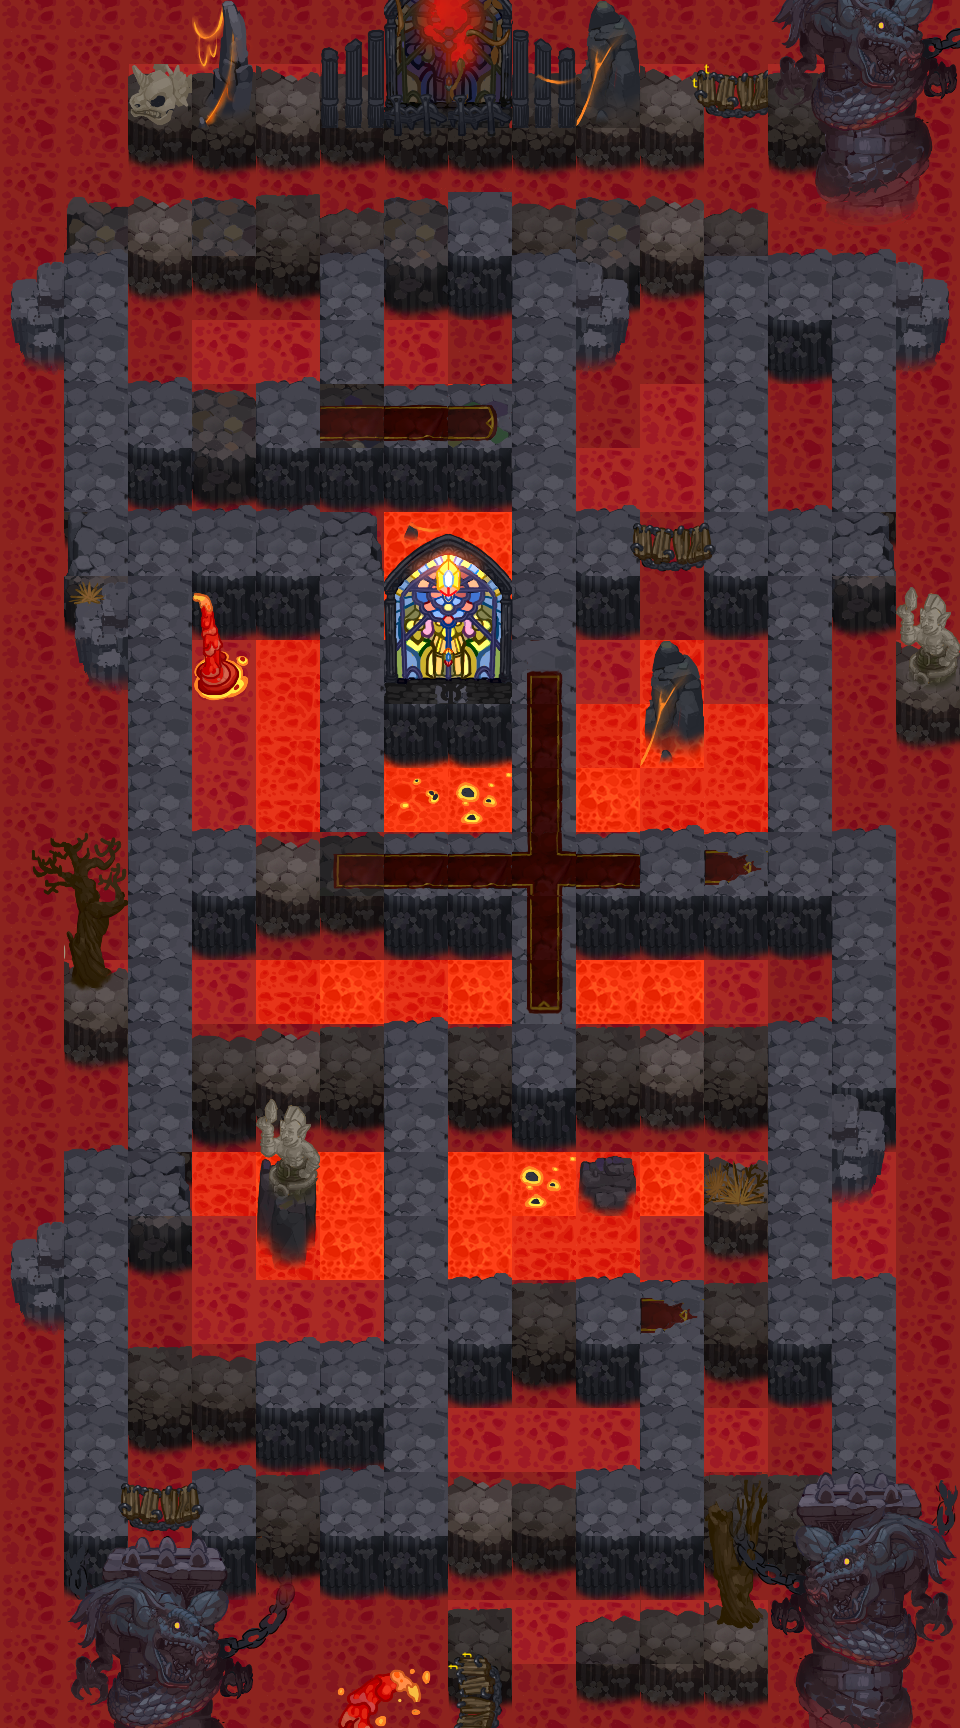

This is a level from a 2D game, rendered from its Tiled map with the project's own tilesets. A one-line summary and the map file follow, with tile-layer data summarised:
An orthogonal 15x27 tile map with 64x64 px tiles, 7 tile layers (background, background_top, block, block_top, ...), 4 tilesets and 9 objects (5x monster, 2, move_3, move_2, move_1).

<map version="1.2" tiledversion="1.2.2" orientation="orthogonal" renderorder="left-down" width="15" height="27" tilewidth="64" tileheight="64" infinite="0" nextlayerid="55" nextobjectid="232">
 <tileset firstgid="1" name="volcano_block_1" tilewidth="64" tileheight="64" tilecount="64" columns="8">
  <image source="img/volcano_block_1.png" width="512" height="512" />
 </tileset>
 <tileset firstgid="65" name="diamond" tilewidth="64" tileheight="64" tilecount="64" columns="8">
  <image source="img/diamond.png" width="512" height="512" />
 </tileset>
 <tileset firstgid="129" name="volcano_bg_1" tilewidth="64" tileheight="64" tilecount="64" columns="8">
  <image source="img/volcano_bg_1.png" width="512" height="512" />
 </tileset>
 <tileset firstgid="193" name="volcano_top_1" tilewidth="64" tileheight="64" tilecount="64" columns="8">
  <image source="img/volcano_top_1.png" width="512" height="512" />
 </tileset>
 <layer id="45" name="background" width="15" height="27">
  <data>[405 cells, 405 non-empty, 3 distinct tile ids]</data>
 </layer>
 <layer id="46" name="background_top" width="15" height="27">
  <data>[405 cells, 137 non-empty, 21 distinct tile ids]</data>
 </layer>
 <layer id="47" name="block" width="15" height="27">
  <data>[405 cells, 268 non-empty, 20 distinct tile ids]</data>
 </layer>
 <layer id="48" name="block_top" width="15" height="27">
  <data>[405 cells, 84 non-empty, 14 distinct tile ids]</data>
 </layer>
 <layer id="49" name="diamond" width="15" height="27">
  <data>[405 cells, 62 non-empty, 1 distinct tile ids]</data>
 </layer>
 <objectgroup color="#ffaaff" id="50" name="trigger">
  <object id="229" name="trigger" type="2" x="512" y="832" width="64" height="64">
   <properties>
    <property name="Resource" value="Trigger_Burrow" />
    <property name="Type" type="int" value="1" />
   </properties>
  </object>
 </objectgroup>
 <objectgroup color="#ff0000" id="51" name="monster">
  <object id="224" name="monster" x="256" y="384" width="64" height="64">
   <properties>
    <property name="Direction_Arr" value="0" />
    <property name="ID_Arr" value="1001" />
    <property name="Interval" type="int" value="5000" />
    <property name="Move_Arr" value="0" />
    <property name="Order" type="int" value="1" />
    <property name="Time" type="int" value="0" />
   </properties>
  </object>
  <object id="225" name="monster" x="320" y="640" width="64" height="64">
   <properties>
    <property name="Direction_Arr" value="0" />
    <property name="ID_Arr" value="107" />
    <property name="Interval" type="int" value="5000" />
    <property name="Move_Arr" value="0" />
    <property name="Order" type="int" value="1" />
    <property name="Time" type="int" value="0" />
   </properties>
  </object>
  <object id="226" name="monster" x="832" y="448" width="64" height="64">
   <properties>
    <property name="Direction_Arr" value="0" />
    <property name="ID_Arr" value="107" />
    <property name="Interval" type="int" value="5000" />
    <property name="Move_Arr" value="0" />
    <property name="Order" type="int" value="1" />
    <property name="Time" type="int" value="0" />
   </properties>
  </object>
  <object id="227" name="monster" x="448" y="192" width="64" height="64">
   <properties>
    <property name="Direction_Arr" value="0" />
    <property name="ID_Arr" value="1001" />
    <property name="Interval" type="int" value="5000" />
    <property name="Move_Arr" value="0" />
    <property name="Order" type="int" value="1" />
    <property name="Time" type="int" value="0" />
   </properties>
  </object>
  <object id="228" name="monster" x="768" y="640" width="64" height="64">
   <properties>
    <property name="Direction_Arr" value="0" />
    <property name="ID_Arr" value="107" />
    <property name="Interval" type="int" value="5000" />
    <property name="Move_Arr" value="0" />
    <property name="Order" type="int" value="1" />
    <property name="Time" type="int" value="0" />
   </properties>
  </object>
 </objectgroup>
 <objectgroup color="#00ff00" id="52" name="player">
  <object id="110" name="move_3" x="512" y="1280" width="64" height="64" />
  <object id="109" name="move_2" x="512" y="1280" width="64" height="64" />
  <object id="107" name="move_1" x="512" y="1280" width="64" height="64" />
 </objectgroup>
 <layer id="53" name="all_top_1" width="15" height="27">
  <data>[405 cells, 59 non-empty, 38 distinct tile ids]</data>
 </layer>
 <layer id="54" name="all_top_2" width="15" height="27">
  <data>[405 cells, 24 non-empty, 22 distinct tile ids]</data>
 </layer>
</map>
